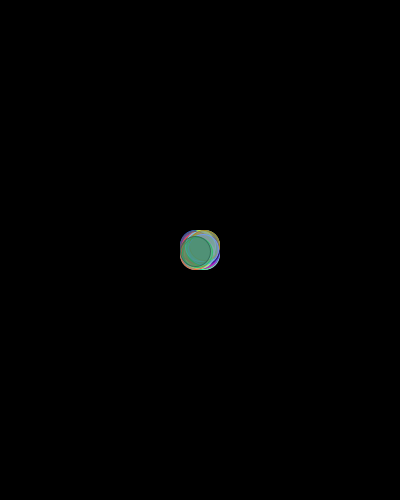
Frame 1 (no input)
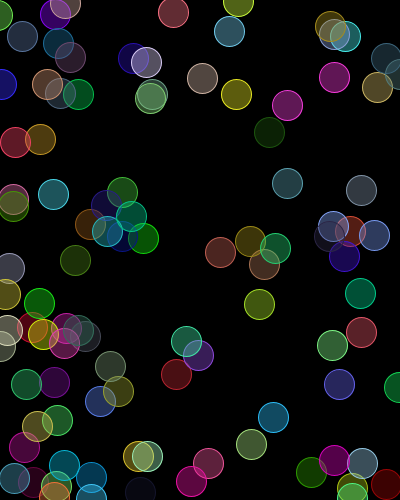
Frame 60 (the mouse pressed at the canvas centre just before this capture)
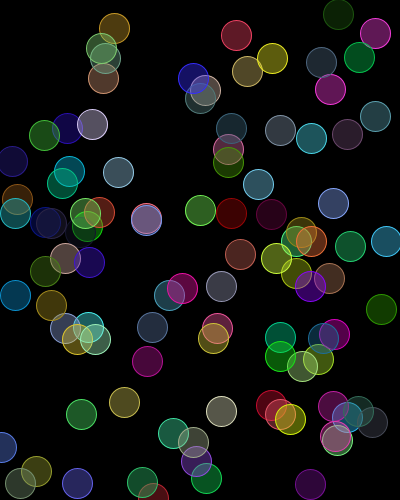
Frame 120 (the mouse held since frame 60 and released just before this capture)

The Processing sketch that drew these frames (run headless with seeded random() and noise(); from frame 60 on, the mouse is pressed at the canvas centre):

// Processing sketch: bouncing_balls_array
// ── bouncing_balls_array.pde

int numOfBalls = 100;
float x[] = new float[numOfBalls]; 
float y[] = new float[numOfBalls];
float size[] = new float[numOfBalls];
float xSpd[] = new float[numOfBalls];
float ySpd[] = new float[numOfBalls];
float r[] = new float[numOfBalls];
float g[] = new float[numOfBalls];
float b[] = new float[numOfBalls];
// let the computer know we are going to add 10 elements!
// the computer will prepare 10 "empty" memory spaces. 

void setup() {
  size(400, 500);
  background(0);

  for (int i=0; i<numOfBalls; i++) {
    x[i] = width/2;
    y[i] = height/2;
    size[i] = 30;
    xSpd[i] = random(-5, 5);
    ySpd[i] = random(-5, 5);
    r[i] = random(255);
    g[i] = random(255);
    b[i] = random(255);
  }
}

void draw() {
  background(0);

  for (int i=0; i<numOfBalls; i++) {
    x[i] += xSpd[i];  // x = x + 5;
    y[i] += ySpd[i]; // y = y - 1;
    if (x[i] < 0 || x[i] > width) {
      xSpd[i] *= -1;
    }
    if (y[i] < 0 || y[i] > height) {
      ySpd[i] *= -1; //ySpd = ySpd * -1;
    }
    stroke(r[i], g[i], b[i]);
    fill(r[i], g[i], b[i], 100);
    ellipse(x[i], y[i], size[i], size[i]);
  }
}
